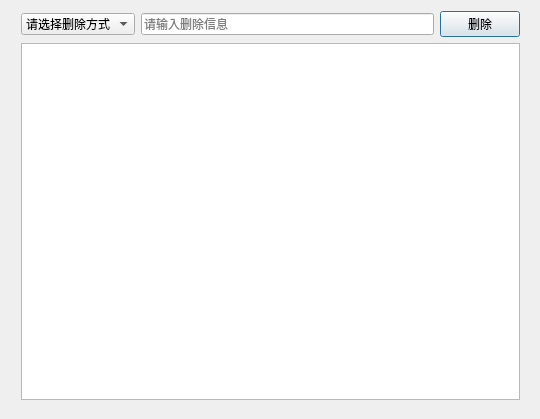
<?xml version="1.0" encoding="UTF-8"?>
<ui version="4.0">
 <class>DeleteDepartment</class>
 <widget class="QDialog" name="DeleteDepartment">
  <property name="geometry">
   <rect>
    <x>0</x>
    <y>0</y>
    <width>540</width>
    <height>419</height>
   </rect>
  </property>
  <property name="windowTitle">
   <string>删除部门</string>
  </property>
  <widget class="QWidget" name="layoutWidget">
   <property name="geometry">
    <rect>
     <x>10</x>
     <y>0</y>
     <width>521</width>
     <height>411</height>
    </rect>
   </property>
   <layout class="QVBoxLayout" name="verticalLayout">
    <item>
     <layout class="QHBoxLayout" name="horizontalLayout">
      <item>
       <widget class="QComboBox" name="choice">
        <item>
         <property name="text">
          <string>请选择删除方式</string>
         </property>
        </item>
        <item>
         <property name="text">
          <string>部门编号</string>
         </property>
        </item>
        <item>
         <property name="text">
          <string>部门名称</string>
         </property>
        </item>
        <item>
         <property name="text">
          <string>部门职能</string>
         </property>
        </item>
        <item>
         <property name="text">
          <string>负责人编号</string>
         </property>
        </item>
       </widget>
      </item>
      <item>
       <widget class="QLineEdit" name="inputInformation">
        <property name="placeholderText">
         <string>请输入删除信息</string>
        </property>
        <property name="clearButtonEnabled">
         <bool>true</bool>
        </property>
       </widget>
      </item>
      <item>
       <widget class="QPushButton" name="deleteButton">
        <property name="text">
         <string>删除</string>
        </property>
       </widget>
      </item>
     </layout>
    </item>
    <item>
     <widget class="QTableView" name="tableViewInformation"/>
    </item>
   </layout>
  </widget>
 </widget>
 <layoutdefault spacing="6" margin="11"/>
 <resources/>
 <connections/>
</ui>
